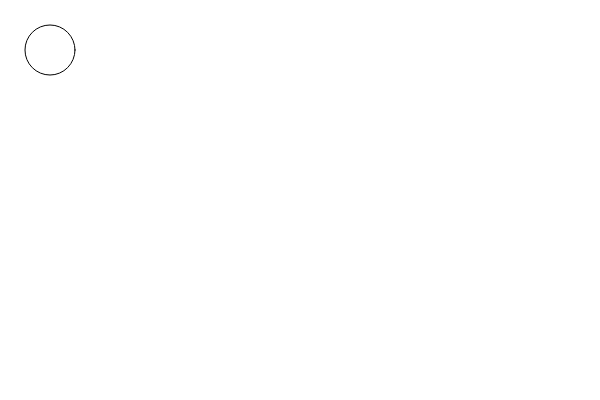
Frame 1 (no input)
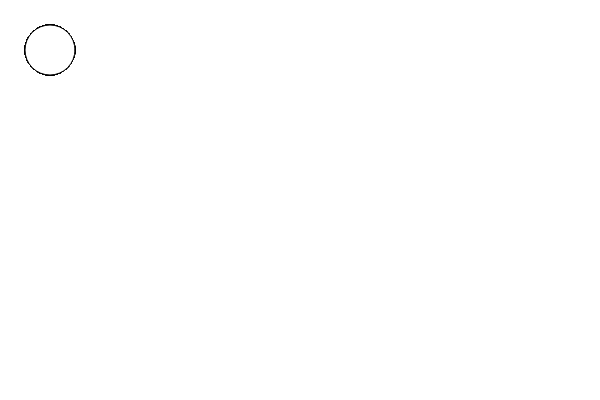
Frame 60 (no input)
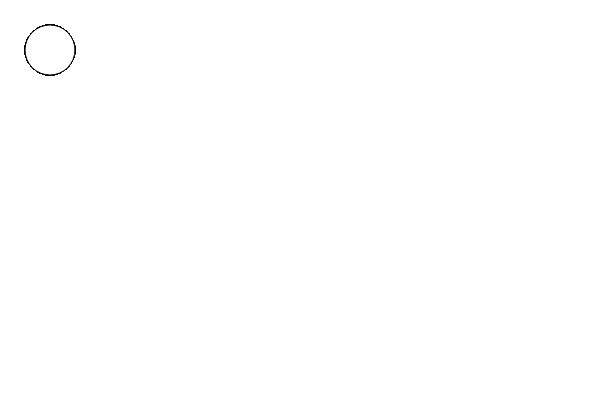
Frame 120 (the mouse pressed at the canvas centre since frame 60)

The p5.js sketch that drew these frames (run headless with seeded random() and noise() and a simulated clock; from frame 60 on, the mouse is pressed at the canvas centre):

// p5.js sketch
// ── sketch.js
function setup () {
createCanvas(600, 400);

}

function draw () {
ellipse (50, 50, 50, 50);
}
